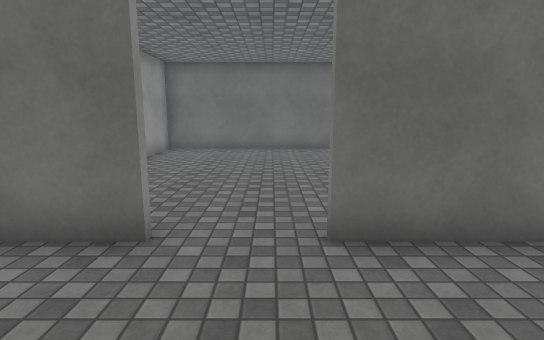
View 1 (above)

18 first-person views from a walk through a 3-D level made in the Unity game engine. The camera is 1.5 m above the floor, tilts 10° down and sees 80° across. The floor is counted in squares, 1 m on a side. Each view is taken from the middle of a square. On the plan, view 1 faces up. The plan holds only what a view shows up to about 15 squares ahead; the rest is blank. The terrain is drawn as flat ground. The player character is not drawn. Door leaves are left out, so doorways stand open. Surface patterns are stand-ins for the level's own textures.

View 2
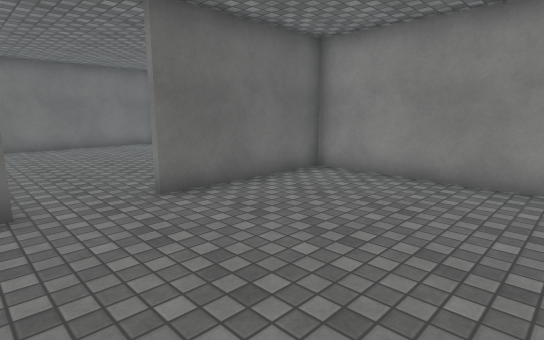

View 3
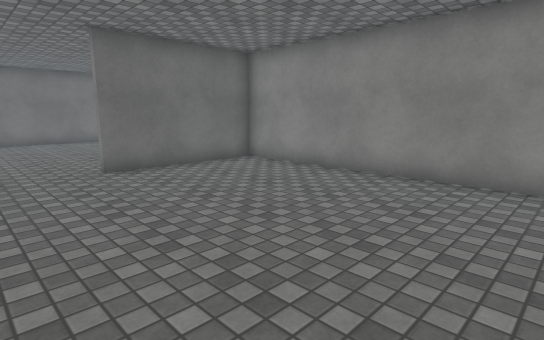

View 4
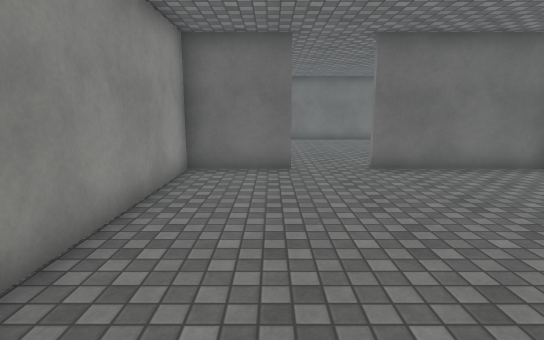

View 5
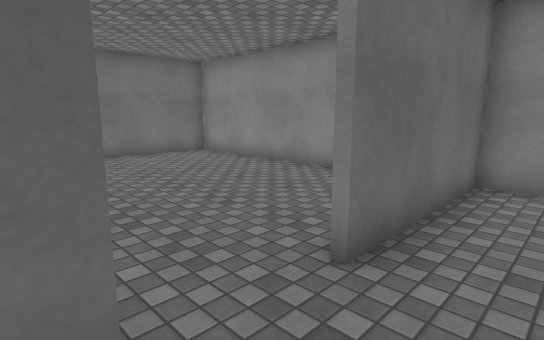

View 6
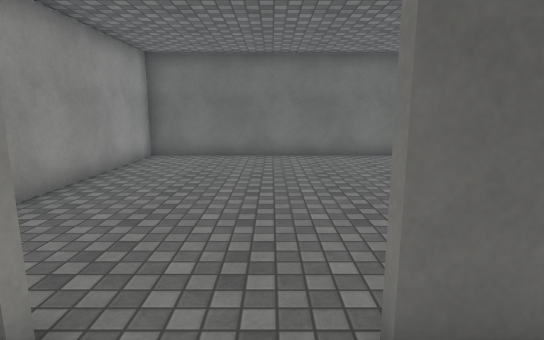

View 7
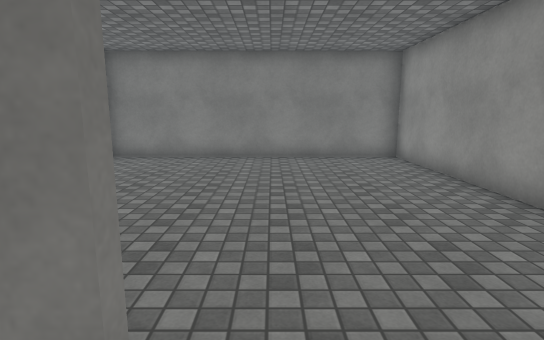

View 8
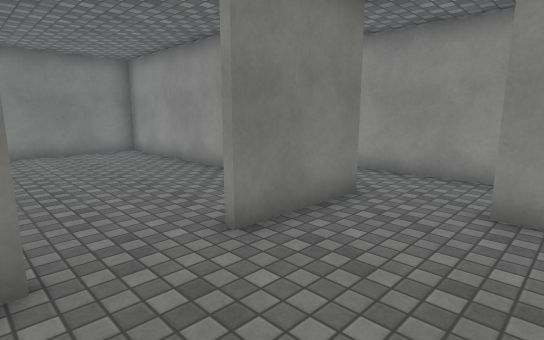

View 9
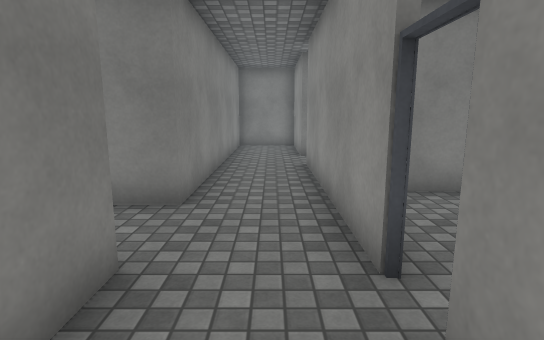

View 10
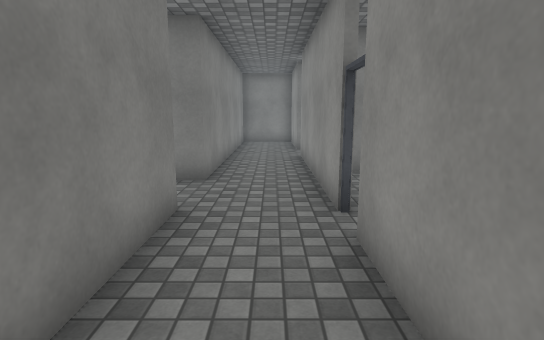

View 11
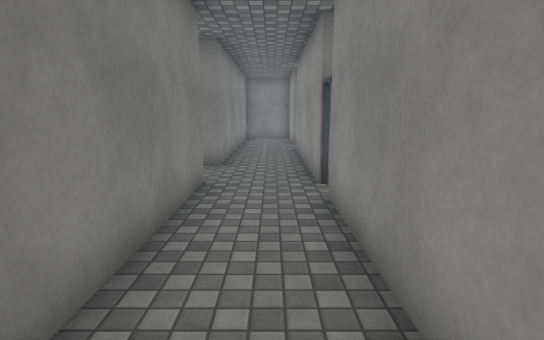

View 12
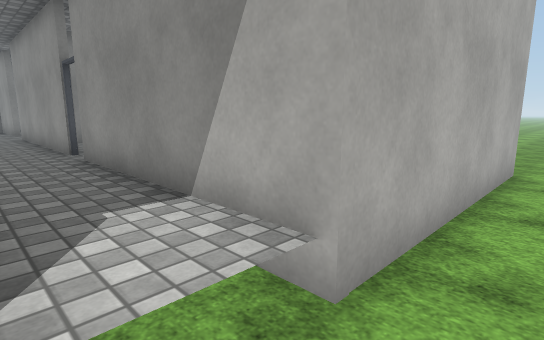

View 13
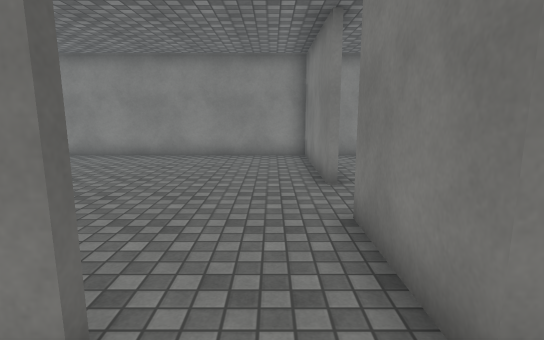

View 14
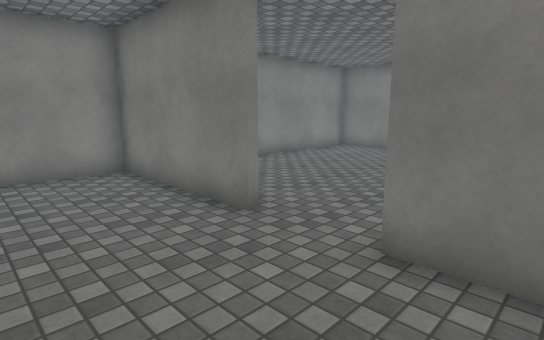

View 15
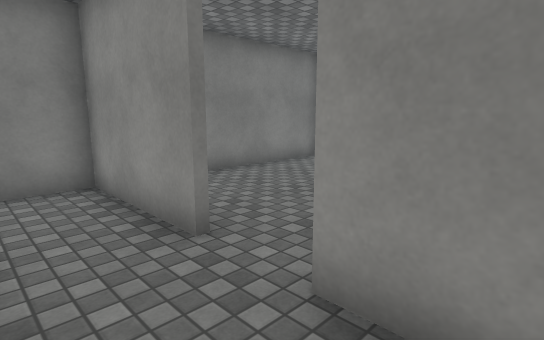

View 16
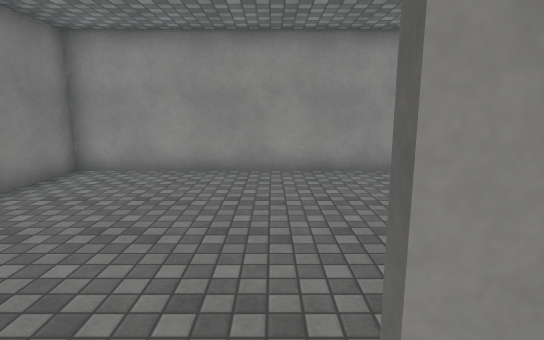

View 17
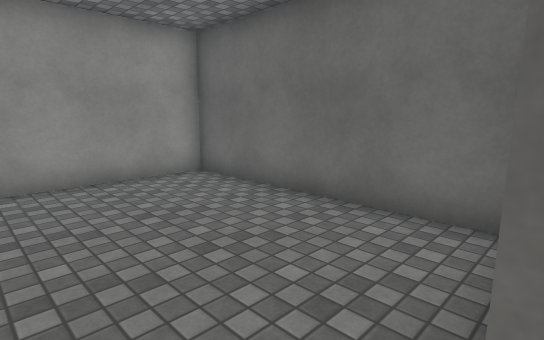

View 18
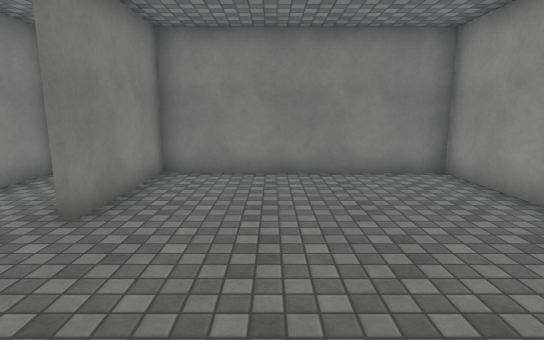

### Floor plan
Key: @ floor where view 1 was taken; # wall or solid block; . main floor; - floor 0.5 m lower than the main floor; D open door.
Columns run from 15 left of view 1 to 6 right of it. Each row starts with its distance up from view 1.
 15    ------ -
 14 ----------
 13 #########.############
 12         #.#..........#
 11         #.#..........#
 10         #.#..........#
  9         #.#..........#
  8         #.#..........#
  7         D.#..........#
  6         D.#..........#
  5         #............#
  4         #..###..######
  3 #########..#.........#
  2 #.......#..#.........#
  1 #.......#..#.........#
  0 #.......#..#...@.....#
 -1 #..........#.........#
 -2 #..........#.........#
 -3 #.......#..#.........#
 -4 #.......#..#.........#
 -5 #.......#..#.........#
 -6 ######################

Positions as (right, up) in squares from view 1, and headings:
1: (0, 0), facing up
2: (-2, -2), facing up-right
3: (-2, -5), facing up-right
4: (-2, -5), facing up
5: (-2, 2), facing up-right
6: (0, 2), facing up
7: (0, 5), facing down
8: (1, 7), facing down-left
9: (-6, 9), facing down
10: (-6, 11), facing down
11: (-6, 13), facing down
12: (-5, 15), facing down-left
13: (-6, 5), facing right
14: (-3, 7), facing down-right
15: (-5, 1), facing down-left
16: (-6, -1), facing left
17: (-7, -2), facing up-left
18: (-10, 2), facing down
